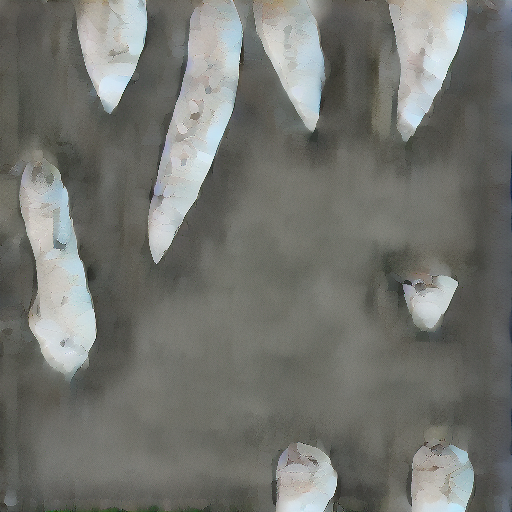
#> input picture sample.png, 512 x 512 px
$ python plot_histogram.py --image_dir ..
#> lines starting #> are read from the running program, lines starting #| are printed output that depends on the picture
import os
import glob
import argparse
from pathlib import Path

import numpy as np
from PIL import Image
import matplotlib.pyplot as plt

def compute_white_black_ratio(img_path, threshold=128):
    """
    计算白/黑像素比例: white_pixels / black_pixels
    如果 black=0，则返回 np.nan
    """
#> called with img_path = '../sample.png', threshold = 128
    im = Image.open(img_path).convert("L")
    arr = np.array(im)

    white = (arr >= threshold).sum()
#> white = 50340
    black = (arr < threshold).sum()
#> black = 211804

    if black == 0:
        return np.nan  # 或者你想设成 white/1 ?
    return white / float(black)

def compute_white_ratio(img_path, threshold=128):
    """
    计算单张二值图中白色像素占比（0~1）
    """
    im = Image.open(img_path).convert("L")   # 灰度
    arr = np.array(im)

    total = arr.size
    white = (arr >= threshold).sum()        # >=128 视作白
    ratio = white / float(total)
    return ratio


def main():
    ap = argparse.ArgumentParser()
    ap.add_argument("--image_dir", required=True,
                    help="含有 test ground truth 图像的文件夹")
    ap.add_argument("--out", default="bw_ratio_hist.png",
                    help="直方图保存路径")
    args = ap.parse_args()

    img_dir = Path(args.image_dir)

    # 支持常见几种图片后缀
    exts = ["*.png", "*.jpg", "*.jpeg", "*.bmp", "*.tif", "*.tiff", "*.webp"]
    img_paths = []
    for e in exts:
        img_paths.extend(glob.glob(str(img_dir / e)))
    img_paths = sorted(img_paths)

    if not img_paths:
        raise RuntimeError(f"在 {img_dir} 下没有找到图片")

    ratios = []
    for p in img_paths:
        r = compute_white_black_ratio(p)
#> r = 0.238
        ratios.append(r)

    ratios = np.array(ratios)
#> ratios = [0.238]
    print(f"共 {len(ratios)} 张图片")
#| 共 1 张图片
    print(f"ratio 最小值: {ratios.min():.4f}, 最大值: {ratios.max():.4f}, 均值: {ratios.mean():.4f}")
#| ratio 最小值: 0.2377, 最大值: 0.2377, 均值: 0.2377

    # 0~1，每 0.1 一个 bin
    bins = np.linspace(0.0, 1.0, 11)  # 0,0.1,...,1.0
    counts, edges = np.histogram(ratios, bins=bins)
#> counts = [0, 0, 1, 0, 0, 0, 0, 0, 0, 0]; edges = [0, 0.1, 0.2, 0.3, 0.4, 0.5, 0.6, 0.7, 0.8, 0.9, 1]

    # 打印各区间统计
    print("区间\t\t数量")
    for i in range(len(counts)):
        left, right = edges[i], edges[i+1]
        print(f"[{left:.1f}, {right:.1f})\t{counts[i]}")
#> this loop made 10 passes
#> (left, right) on passes 1 to 10: (0, 0.1), (0.1, 0.2), (0.2, 0.3), (0.3, 0.4), (0.4, 0.5), (0.5, 0.6), (0.6, 0.7), (0.7, 0.8), (0.8, 0.9), (0.9, 1)
#| [0.0, 0.1)	0
#| [0.1, 0.2)	0
#| [0.2, 0.3)	1
#| [0.3, 0.4)	0
#| [0.4, 0.5)	0
#| [0.5, 0.6)	0
#| [0.6, 0.7)	0
#| [0.7, 0.8)	0
#> (further printed lines are left out)

    # 画柱状图
    centers = 0.5 * (edges[:-1] + edges[1:])  # bin 中心点
#> centers = [0.05, 0.15, 0.25, 0.35, 0.45, 0.55, 0.65, 0.75, 0.85, 0.95]
    width = edges[1] - edges[0]
#> width = 0.1

    plt.figure(figsize=(8, 4))
    plt.bar(centers, counts, align="center", width=width * 0.9)
    plt.xlabel("white pixel ratio (white / total)")
    plt.ylabel("number of images")
    plt.title("Histogram of white pixel ratio (ground truth)")
    plt.xticks(np.linspace(0.0, 1.0, 11))
    plt.grid(axis="y", alpha=0.3)

    plt.tight_layout()
    plt.savefig(args.out, dpi=150)
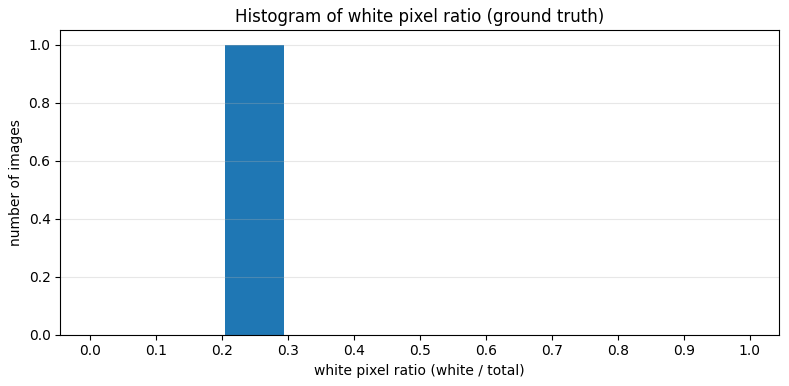
#> figure drawn by matplotlib, 1 panel; tallest bar 1 high, from x = 0.205 to 0.295
    plt.close()
    print(f"[SAVE] 直方图保存到 {args.out}")


if __name__ == "__main__":
    main()
